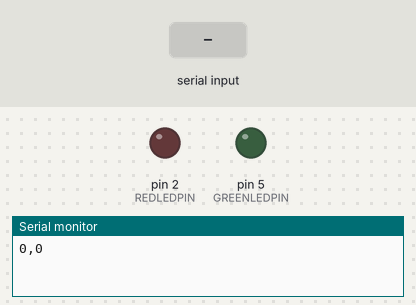
A sketch run on a simulated Arduino Uno, built with avr-gcc and run on an emulated ATmega328P. Parts: output pins drawn as LEDs (lit = HIGH), the last lines printed to the serial monitor. The inputs (shaded band) are chosen by the test bench.

Above: at 1.2 s.
1.3 s: "90,45\n" received over Serial
At 2.1 s:
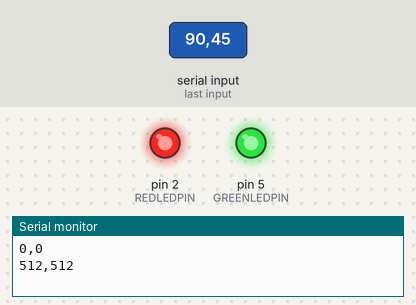
Timing chart, 0 to 4.3 s (numbered marks = the images above; inputs shaded):
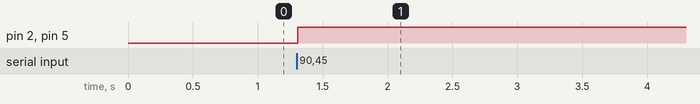

The sketch:

bidirectionalWithHandshaking.ino
```cpp
const int REDLEDPIN = 2;
const int GREENLEDPIN = 5;
const int POTPIN = A0;
const int LDRPIN = A1;

void setup() {
  Serial.begin(9600);
  Serial.println("0,0");
  pinMode(2, OUTPUT);
  pinMode(5, OUTPUT);
}

void loop() {
  while (Serial.available()) {
    int firstValue = Serial.parseInt();
    int secondValue = Serial.parseInt();
    if (Serial.read() == '\n') {
      digitalWrite(REDLEDPIN, firstValue);
      digitalWrite(GREENLEDPIN, secondValue);
      int potValue = analogRead(POTPIN);
      delay(1);
      int LDRValue = analogRead(LDRPIN);
      delay(1);
      Serial.print(potValue);
      Serial.print(',');
      Serial.println(LDRValue);
    }
  }
}

/*

import processing.serial.*;
Serial myPort;
int xPos=0;
int yPos=0;
boolean clickOnLeft=false;
boolean clickOnRight=false;

void setup(){
  size(960,720);
  printArray(Serial.list());
  String portname=Serial.list()[1];
  println(portname);
  myPort = new Serial(this,portname,9600);
  myPort.clear();
  myPort.bufferUntil('\n');
}

void draw(){
  background(255);
  ellipse(xPos,yPos,30,30);
  if (mousePressed){
    if(mouseX<=width/2)
      clickOnLeft=true;
    else
      clickOnRight=true;
  }else{
    clickOnLeft=clickOnRight=false;
  }
}

void serialEvent(Serial myPort){
  String s=myPort.readStringUntil('\n');
  s=trim(s);
  if (s!=null){
    println(s);
    int values[]=int(split(s,','));
    if (values.length==2){
      xPos=(int)map(values[0],0,1023,0, width);
      yPos=(int)map(values[1],0,1023,0, height);
    }
  }
  myPort.write(int(onOff)+","+int(onOff2)+"\n");
}

 */
```

Measured:
- after the input at 1.3 s, pin 2 (REDLEDPIN), pin 5 (GREENLEDPIN): LOW → HIGH at once
